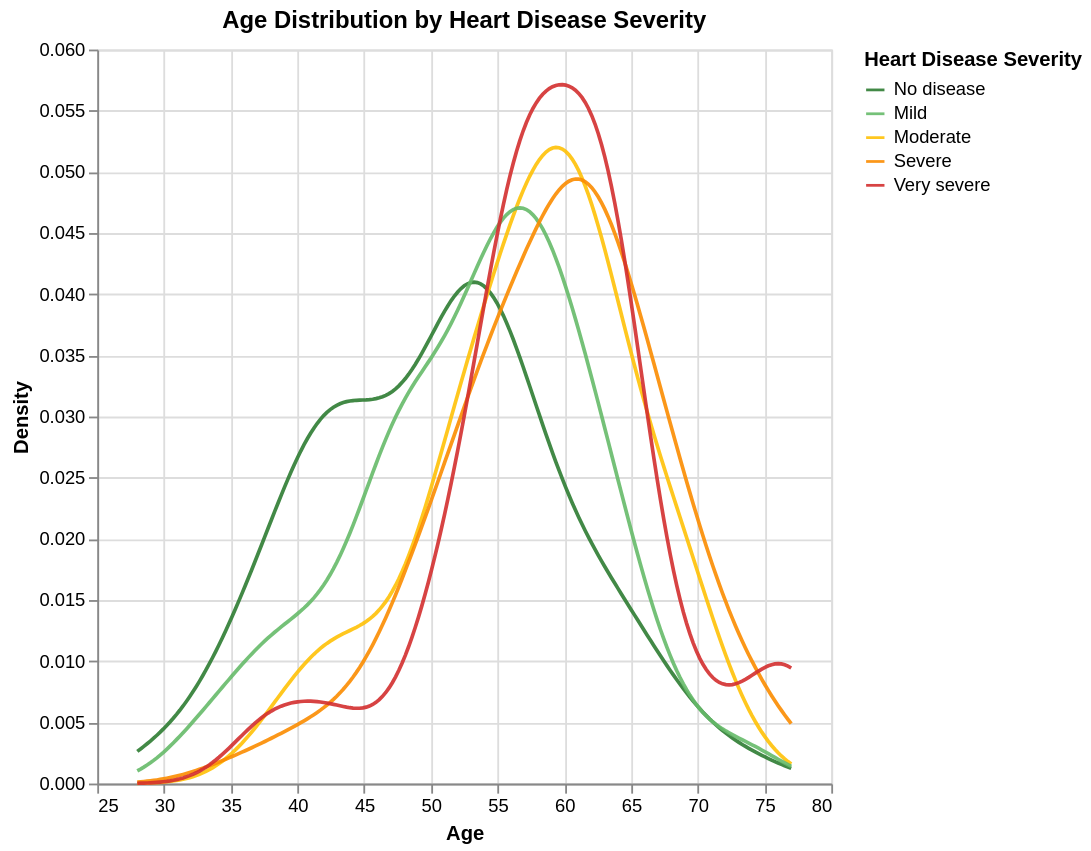

Write notebook code for a chart like this one.
### Markdown cell above
## Age Distribution by Heart Disease Severity

### Code cell
severity_select = alt.selection_point(
    fields=['disease_label'],
    bind='legend'
)

density = alt.Chart(heart_disease).mark_line().transform_density(
    'age',
    groupby=['disease_label'],
    as_=['age', 'density']
).encode(
    x=alt.X('age:Q', title='Age'),
    y=alt.Y('density:Q', title='Density', stack=None),
    color=alt.Color('disease_label:N', scale=alt.Scale(domain=['No disease', 'Mild', 'Moderate', 'Severe', 'Very severe'], range=color_scheme), legend=alt.Legend(title='Heart Disease Severity')),
    opacity=alt.condition(severity_select, alt.value(0.9), alt.value(0.1))
).add_params(
    severity_select
).properties(
    width=400,
    height=400,
    title='Age Distribution by Heart Disease Severity'
)

density

### Figure 1 — Vega-Lite specification as saved in the notebook (floating-point values rounded to 4 significant figures; data arrays with more than 128 entries replaced by an {"elided": "..."} marker saying what was removed)
{"config": {"view": {"continuousWidth": 300, "continuousHeight": 300}}, "data": {"name": "data-2dce2d58e063a04d4a5b2d727cf2eb2e"}, "mark": {"type": "line"}, "encoding": {"color": {"field": "disease_label", "legend": {"title": "Heart Disease Severity"}, "scale": {"domain": ["No disease", "Mild", "Moderate", "Severe", "Very severe"], "range": ["#2E7D32", "#66BB6A", "#FFC107", "#FB8C00", "#D32F2F"]}, "type": "nominal"}, "opacity": {"condition": {"param": "param_5e7611d459d6b21b", "value": 0.9}, "value": 0.1}, "x": {"field": "age", "title": "Age", "type": "quantitative"}, "y": {"field": "density", "stack": null, "title": "Density", "type": "quantitative"}}, "height": 400, "params": [{"name": "param_5e7611d459d6b21b", "select": {"type": "point", "fields": ["disease_label"]}, "bind": "legend"}], "title": "Age Distribution by Heart Disease Severity", "transform": [{"density": "age", "groupby": ["disease_label"], "as": ["age", "density"]}], "width": 400, "$schema": "https://vega.github.io/schema/vega-lite/v6.1.0.json", "datasets": {"data-2dce2d58e063a04d4a5b2d727cf2eb2e": {"elided": "920 records"}}}
